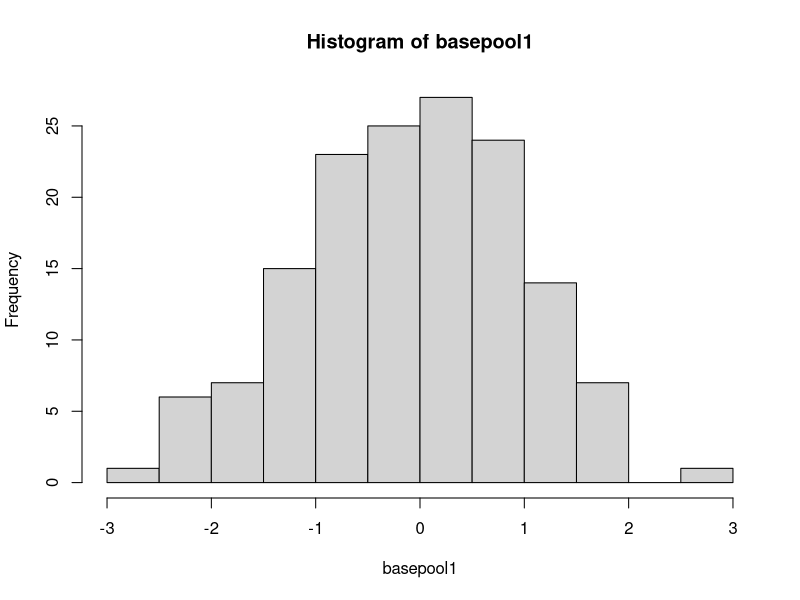
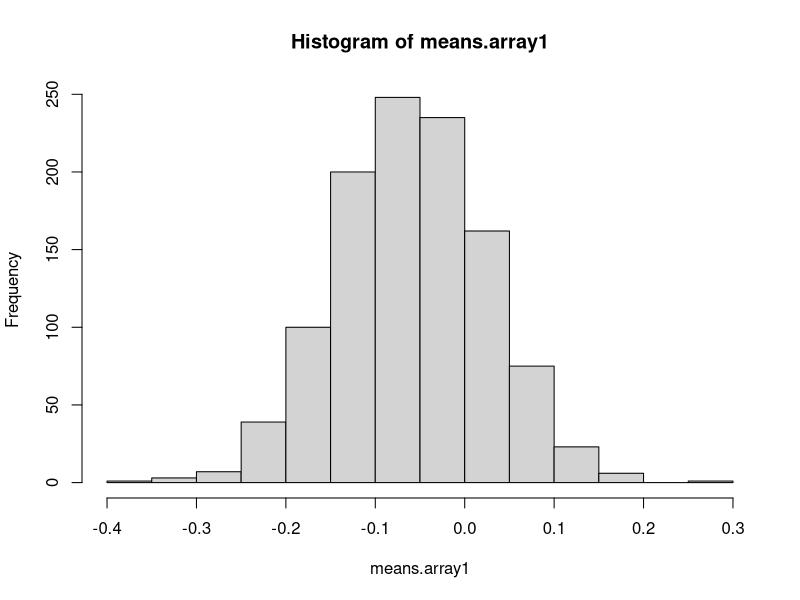
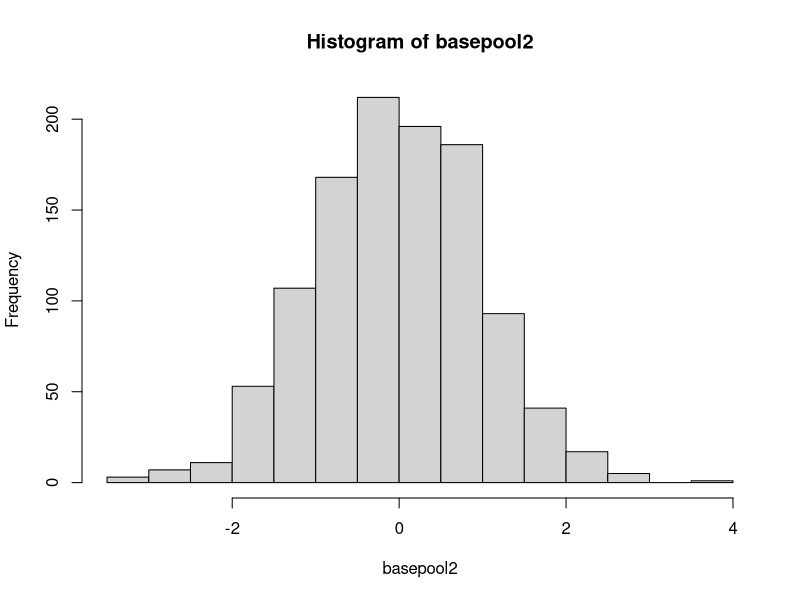
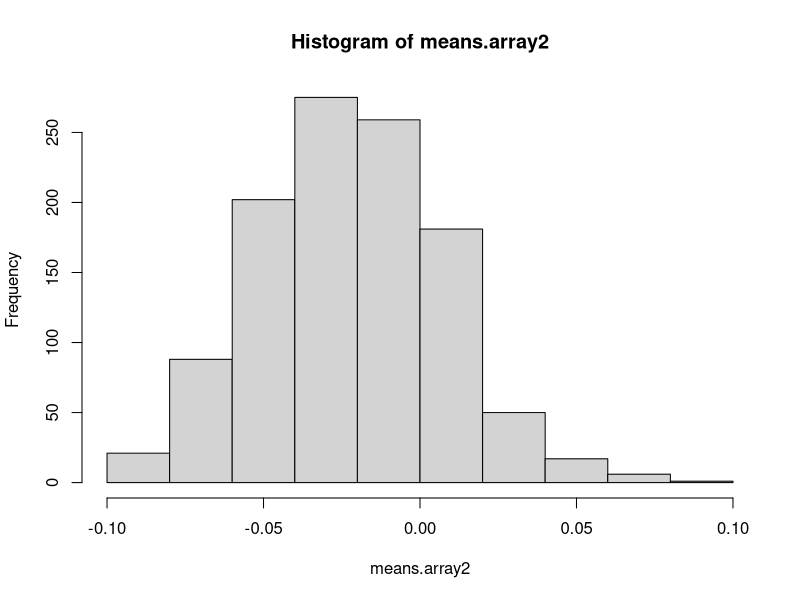
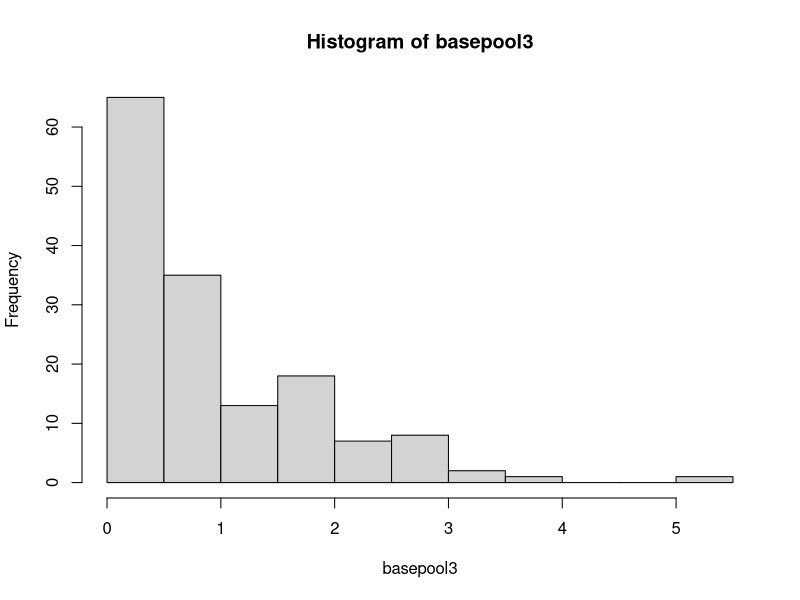
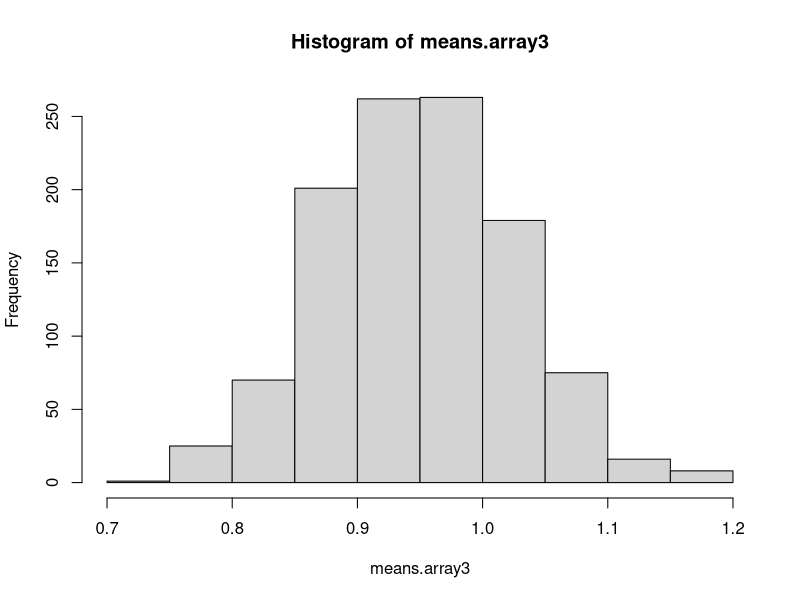
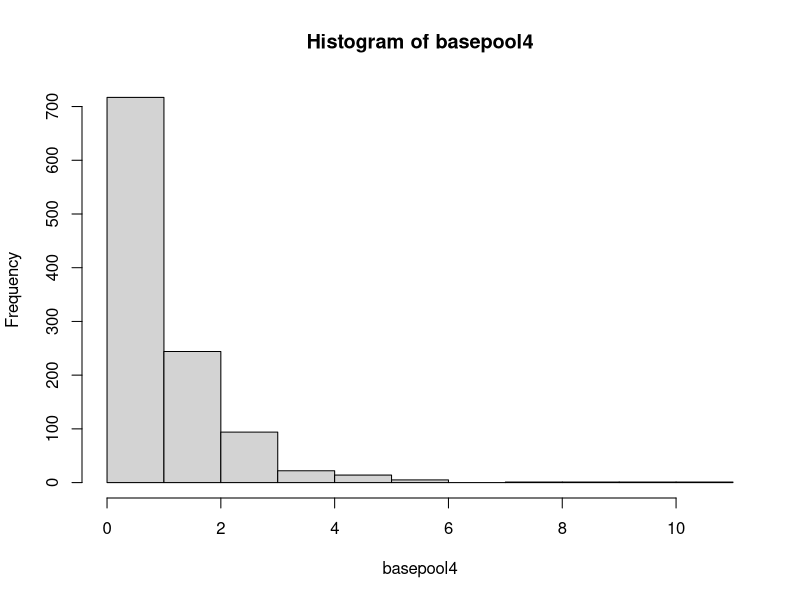
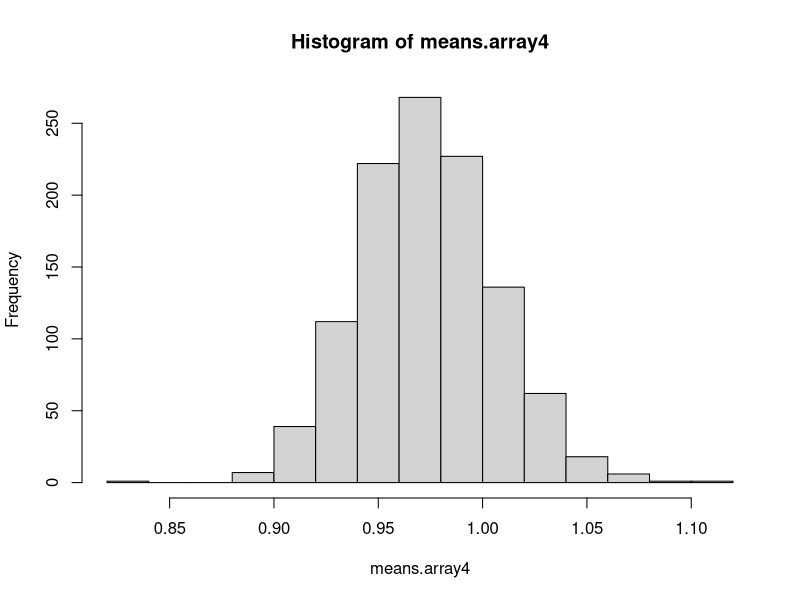

R code for these plots, in order:
## ---- chunk 1
knitr::opts_chunk$set(echo = TRUE)
## ---- chunk 2
n1 <- 150
nsimulations1 <- 1100
basepool1 <- rnorm(n1)
means.array1 <- numeric(nsimulations1)
for (index in 1:nsimulations1) {
        tempvar1 <- sample(basepool1, size = length(basepool1), replace = TRUE)
	means.array1[index] <- mean(tempvar1)
}
## ---- chunk 3
summary(basepool1)
## ---- chunk 4
hist(basepool1)
## ---- chunk 5
summary(means.array1)
hist(means.array1)
## ---- chunk 6
n2 <- 1100
nsimulations2 <- 1100
basepool2 <- rnorm(n2)
means.array2 <- numeric(nsimulations2)
for (index in 1:nsimulations2) {
        tempvar2 <- sample(basepool2, size = length(basepool2), replace = TRUE)
	means.array2[index] <- mean(tempvar2)
}
## ---- chunk 7
summary(basepool2)
## ---- chunk 8
hist(basepool2)
## ---- chunk 9
summary(means.array2)
hist(means.array2)
## ---- chunk 10
n3 <- 150
nsimulations3 <- 1100
basepool3 <- rexp(n3)
means.array3 <- numeric(nsimulations3)
for (index in 1:nsimulations3) {
        tempvar3 <- sample(basepool3, size = length(basepool3), replace = TRUE)
	means.array3[index] <- mean(tempvar3)
}
## ---- chunk 11
summary(basepool3)
## ---- chunk 12
hist(basepool3)
## ---- chunk 13
summary(means.array3)
hist(means.array3)
## ---- chunk 14
n4 <- 1100
nsimulations4 <- 1100
basepool4 <- rexp(n4)
means.array4 <- numeric(nsimulations4)
for (index in 1:nsimulations4) {
        tempvar4 <- sample(basepool4, size = length(basepool4), replace = TRUE)
	means.array4[index] <- mean(tempvar4)
}
## ---- chunk 15
summary(basepool4)
## ---- chunk 16
hist(basepool4)
## ---- chunk 17
summary(means.array4)
hist(means.array4)
